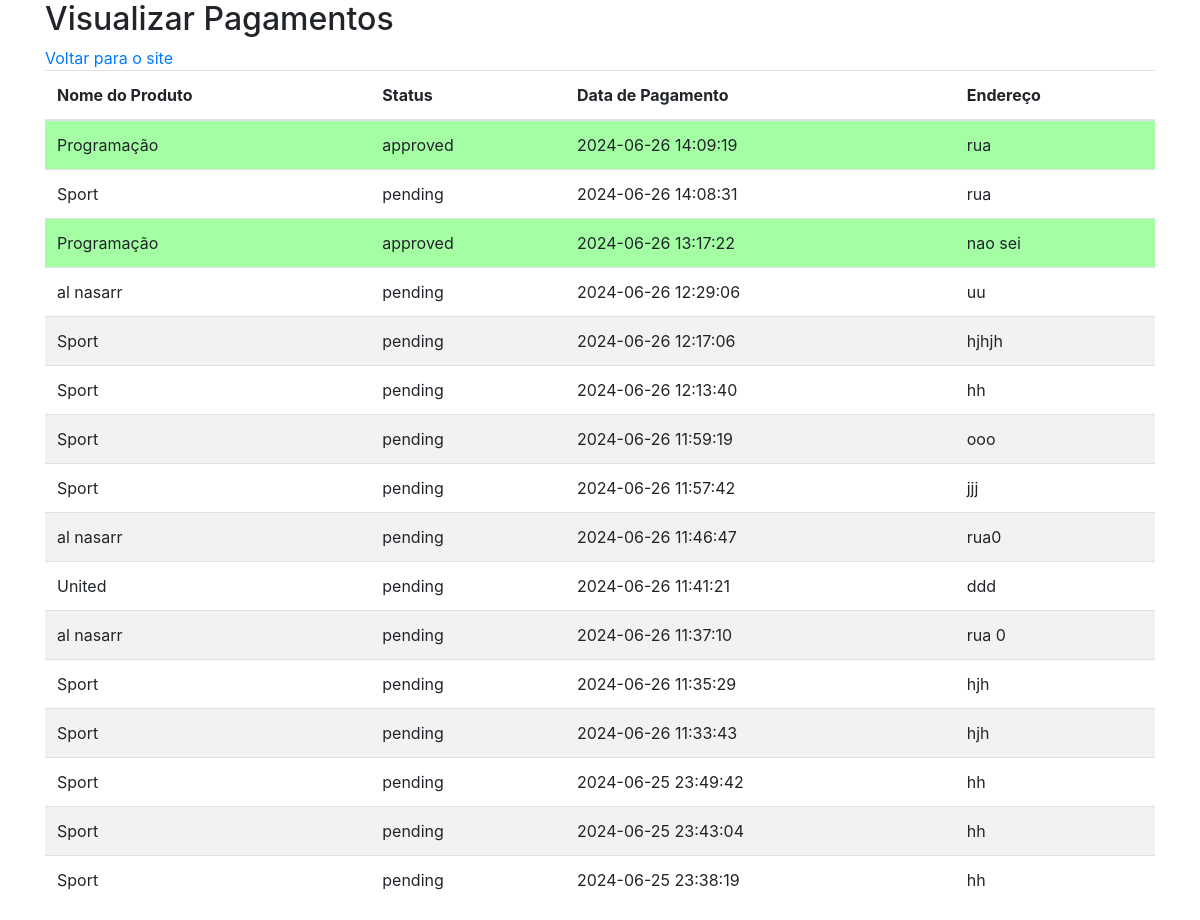
/pages/vendas.php (signed in), run on the app's committed database.
### tables this page shows
CREATE TABLE `pagamentos` (
  `id` int(11) NOT NULL,
  `copy_paste` text NOT NULL,
  `qr_code_base64` text NOT NULL,
  `status` varchar(50) NOT NULL,
  `transaction_amount` decimal(10,2) NOT NULL,
  `id_produto` int(11) NOT NULL,
  `qtd` int(11) NOT NULL,
  `endereco` varchar(255) NOT NULL,
  `created_at` timestamp NOT NULL DEFAULT current_timestamp(),
  `payment_id` varchar(255) NOT NULL
);

CREATE TABLE `produtos` (
  `id` int(11) NOT NULL,
  `nome_produto` varchar(255) NOT NULL,
  `breve_descricao` varchar(255) NOT NULL,
  `valor` varchar(255) NOT NULL,
  `imagem_url` varchar(255) NOT NULL
);

### pages/vendas.php (the view, shortened to what this page needs)
<!DOCTYPE html>
<html lang="en">
<head>
    <link href="https://stackpath.bootstrapcdn.com/bootstrap/4.5.2/css/bootstrap.min.css" rel="stylesheet">
</head>
<body>
    <?php require '../backend/connectDatabase/connectDB.php';
    ?>
    <div class="container">
        <h2>Visualizar Pagamentos</h2>
        <a href="../index.php">Voltar para o site</a>
        <table class="table table-striped">
            <thead>
                <tr>
                    <th>Nome do Produto</th>
                    <th>Status</th>
                    <th>Data de Pagamento</th>
                    <th>Endereço</th>
                </tr>
            </thead>
            <tbody>
                <?php
                $sql = "SELECT p.id, pr.nome_produto, p.status, p.created_at, p.endereco
        FROM pagamentos p
        INNER JOIN produtos pr ON p.id_produto = pr.id
        ORDER BY p.created_at DESC";
                $stmt = $conn->query($sql);
                while ($row = $stmt->fetch(PDO::FETCH_ASSOC)) {
                    $statusClass = '';
                    if ($row['status'] == 'approved') {
                        $statusClass = 'bg-approved';
                    }
                    ?>
                    <tr class="<?php echo $statusClass; ?>">
                        <td><?php echo $row['nome_produto']; ?></td>
                        <td><?php echo $row['status']; ?></td>
                        <td><?php echo $row['created_at']; ?></td>
                        <td><?php echo $row['endereco']; ?></td>
                    </tr>
                <?php } ?>
            </tbody>
        </table>
    </div>
</body>
</html>

### pages/vendas.php (style rules this page uses)
.bg-approved { background-color: rgb(164, 255, 164) !important; }

### data on the page
pagamentos: id_produto.nome_produto "Programação", status "approved", created_at "2024-06-26 14:09:19", endereco "rua"
pagamentos: id_produto.nome_produto "Sport", status "pending", created_at "2024-06-26 14:08:31", endereco "rua"
pagamentos: id_produto.nome_produto "Programação", status "approved", created_at "2024-06-26 13:17:22", endereco "nao sei"
pagamentos: id_produto.nome_produto "al nasarr", status "pending", created_at "2024-06-26 12:29:06", endereco "uu"
pagamentos: id_produto.nome_produto "Sport", status "pending", created_at "2024-06-26 12:17:06", endereco "hjhjh"
pagamentos: id_produto.nome_produto "Sport", status "pending", created_at "2024-06-26 12:13:40", endereco "hh"
pagamentos: id_produto.nome_produto "Sport", status "pending", created_at "2024-06-26 11:59:19", endereco "ooo"
pagamentos: id_produto.nome_produto "Sport", status "pending", created_at "2024-06-26 11:57:42", endereco "jjj"
pagamentos: id_produto.nome_produto "al nasarr", status "pending", created_at "2024-06-26 11:46:47", endereco "rua0"
pagamentos: id_produto.nome_produto "United", status "pending", created_at "2024-06-26 11:41:21", endereco "ddd"
pagamentos: id_produto.nome_produto "al nasarr", status "pending", created_at "2024-06-26 11:37:10", endereco "rua 0"
pagamentos: id_produto.nome_produto "Sport", status "pending", created_at "2024-06-26 11:35:29", endereco "hjh"
pagamentos: id_produto.nome_produto "Sport", status "pending", created_at "2024-06-26 11:33:43", endereco "hjh"
pagamentos: id_produto.nome_produto "Sport", status "pending", created_at "2024-06-25 23:49:42", endereco "hh"
pagamentos: id_produto.nome_produto "Sport", status "pending", created_at "2024-06-25 23:43:04", endereco "hh"
pagamentos: id_produto.nome_produto "Sport", status "pending", created_at "2024-06-25 23:38:19", endereco "hh"
